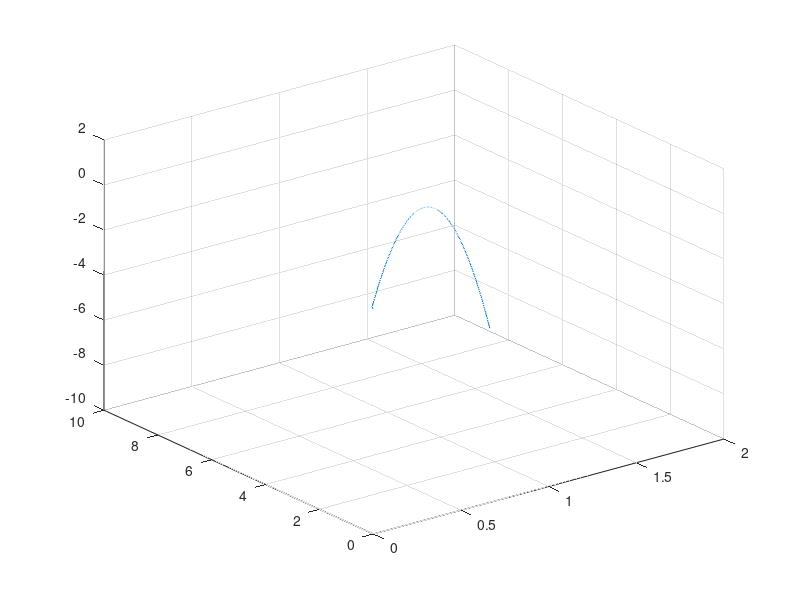

Write MATLAB code to recreate this figure.
clear, clf, hold off; 
n = 0; 
h = 0.01;
% Constantes del sistema
g = 9.81;       
tfin = 2;     
v0 = 10;         
theta = 60;     
phi = 30; %
theta_rad = deg2rad(theta);
phi_rad = deg2rad(phi);
vx = v0 * cos(theta_rad) * cos(phi_rad);
vy = v0 * cos(theta_rad) * sin(phi_rad);
vz = v0 * sin(phi_rad);
% Posiciones iniciales
x = 0;
y = 0;
z = 0;
% Vectores
pt(1) = 0; 
px(1) = x; 
py(1) = y;
pz(1) = z;
pvx(1) = vx; 
pvy(1) = vy;
pvz(1) = vz;
for t = 0:h:tfin
    n = n + 1;
    ax = 0;
    ay = 0;
    az = -g
    vx = vx + h * ax;   
    vy = vy + h * ay;
    vz = vz + h * az;
    x = x + h * vx;
    y = y + h * vy;
    z = z + h * vz;
    pt(n+1) = t;
    px(n+1) = x;
    py(n+1) = y;
    pz(n+1) = z;
    pvx(n+1) = vx;
    pvy(n+1) = vy;
    pvz(n+1) = vz;
end
% Gráficos
plot3(pt, px, pz), grid on